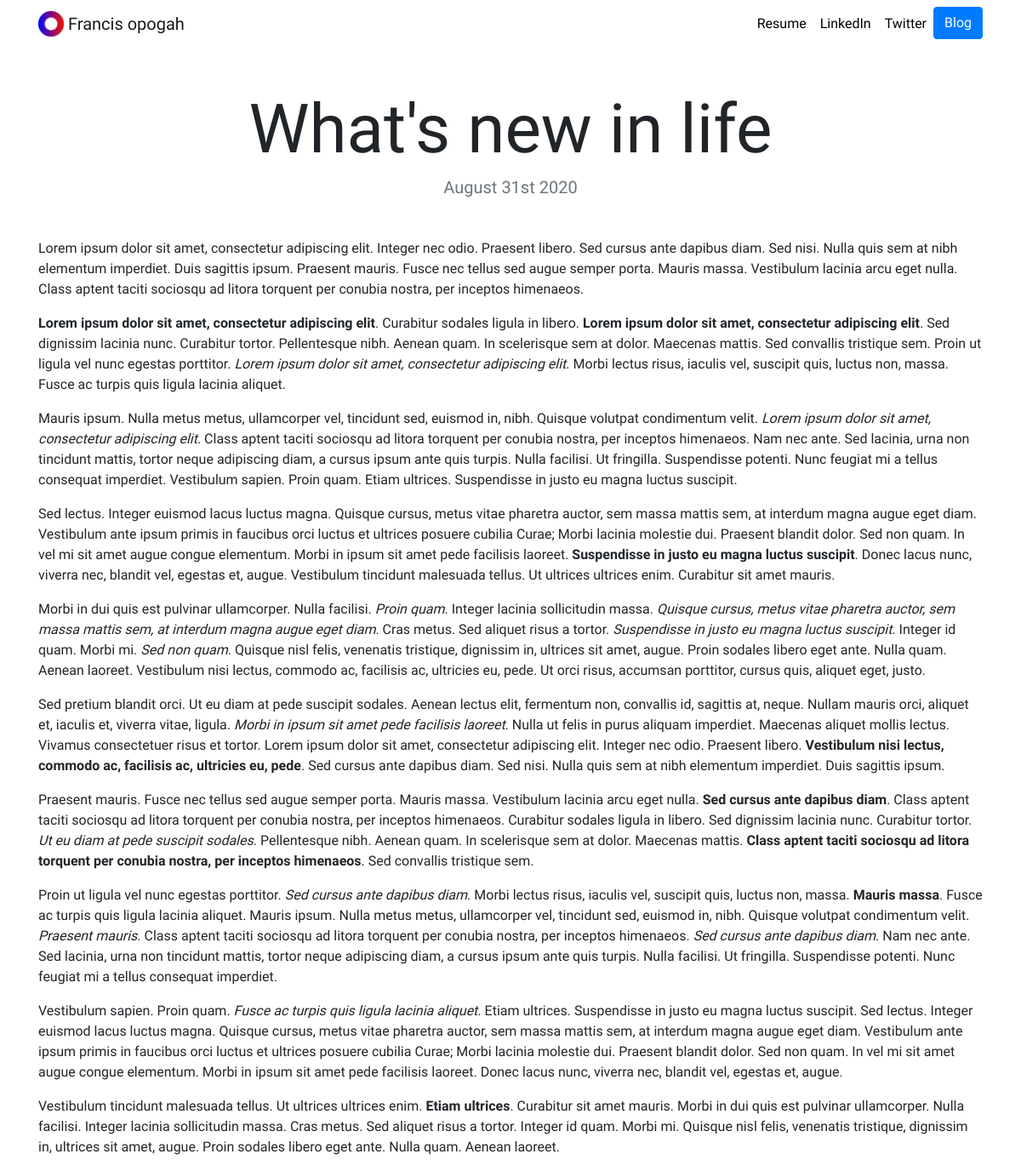
The page /blog/9/ on the database its author committed.
### blog/models.py (models this page shows, shortened)
class Blog(models.Model):
    title = models.CharField(max_length=200)
    description = models.TextField()
    date = models.DateField()

### blog/views.py (the view)
# urls.py: path('<int:blog_id>/', views.detail, name='detail'),
def detail(request, blog_id):
    blog = get_object_or_404(Blog, pk=blog_id)
    return render(request, 'blog/detail.html',{'blog':blog})

### blog/templates/blog/detail.html
{% extends "portfolio/base.html" %}
{% load static %}
{% block content %}
<h1 class="text-center mt-5" id="blogdetailtitle">{{ blog.title }}</h1>
<h5 class="text-center text-muted mb-5">{{ blog.date|date:'F jS Y' }}</h5>
{{ blog.description|safe }}
{% endblock %}

### portfolio/static/portfolio/custom.css (style rules this page uses)
body { font-family: 'Lobster', cursive; }
@media (min-width: 992px) { #blogdetailtitle { font-size: 5rem; } }

### rows shown on the page
Blog: title "What's new in life", date "August 31st 2020", description "Lorem ipsum dolor sit amet, consectetur adipiscing elit. Integer nec odio. Praesent libero. Sed cursus ante dapibus diam. Sed nisi. Nulla quis sem at nibh elementum imperdiet. Duis sagittis ipsum. Praesent mauris. Fusce nec tellus sed augue semper porta. Mauris massa. Vestibulum lacinia arcu eget nulla. Class aptent taciti sociosqu ad litora torquent per conubia nostra, per inceptos himenaeos. Lorem ipsum dolor sit amet, consectetur adipiscing elit . Curabitur sodales ligula in libero. Lorem ipsum dolor sit amet, consectetur adipiscing elit . Sed dignissim lacinia nunc. Curabitur tortor. Pellentesque nibh. Aenean quam. In scelerisque sem at dolor. Maecenas mattis. Sed convallis tristique…"
